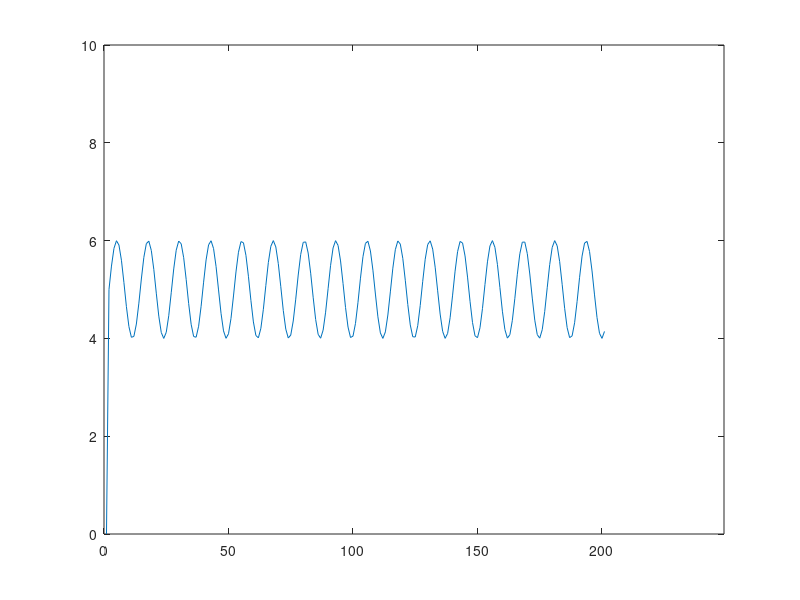

This chart was generated by the following MATLAB code:
clc
clear all
close all
t = 0 ;
x = 0 ;
startSpot = 0;
interv = 100; % No. of samples
step = 0.5 ; % lowering step has a number of cycles and then acquire more data
while ( t <interv )
    b = sin(t)+5;
    x = [ x, b ];
    plot(x) ;
      if ((t/step)-500 < 0)
          startSpot = 0;
      else
          startSpot = (t/step)-500;
      end
      axis([ startSpot, (t/step+50), 0 , 10 ]);
      grid off
      t = t + step;
      drawnow;
      pause(0.01)
  end